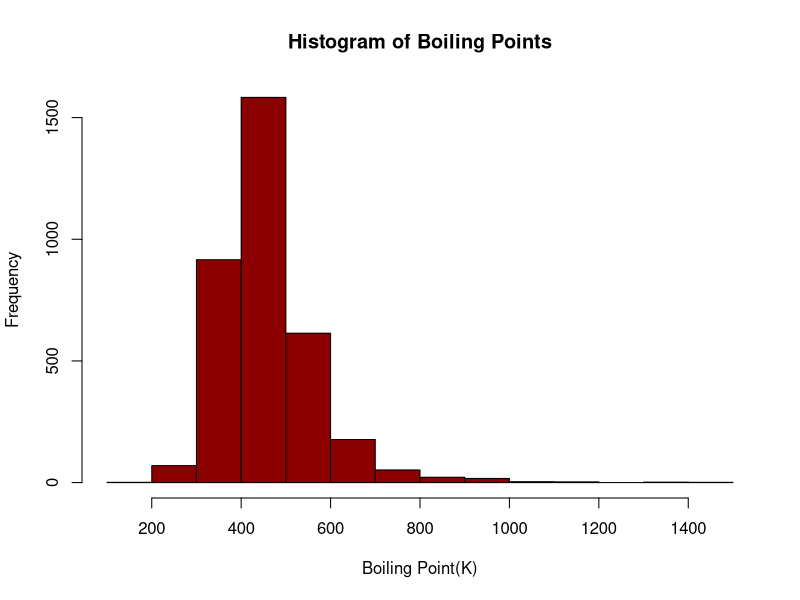
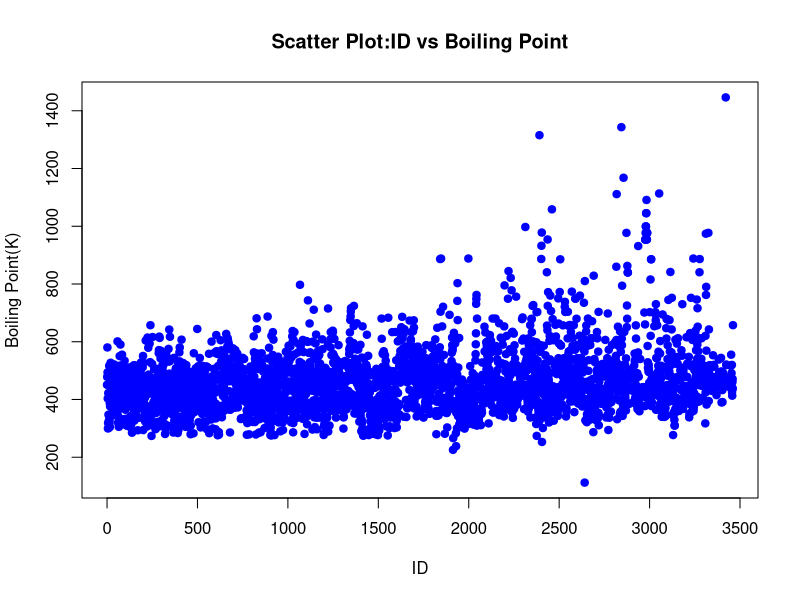

Source code (R) for these figures, in order:
#Loading necessary packages
#readr is used for reading csv files
install.packages("readr")
library(readr)

#Set working directory
setwd("C:/Users/hp/Downloads")

#Reading the csv file
bp<-read.csv("bp_data.csv")

#Showing first 6 rows
head(bp)

#Showing number of rows
nrow(bp)

#Showing number of columns
ncol(bp)

#Showing column names
names(bp)

#Checking structure of dataset
str(bp)

#Basic descriptive statistics of data
summary(bp)

#Checking for missing values
colSums(is.na(bp))

#Removing rows where bp_K is missing
clean_data<-na.omit(bp)

#Viewing cleaned data
head(clean_data)

#Manual descriptive statistics
mean_bp<-mean(clean_data$bp_K)
median_bp<-median(clean_data$bp_K)
sd_bp<-sd(clean_data$bp_K)

mean_bp
median_bp
sd_bp

#Histogram of boiling point
hist(clean_data$bp_K,
     main="Histogram of Boiling Points",
     xlab="Boiling Point(K)",
     col="darkred",
     border="black")

#Scatter plot between id and boiling point
plot(clean_data$id,clean_data$bp_K,
     main="Scatter Plot:ID vs Boiling Point",
     xlab="ID",
     ylab="Boiling Point(K)",
     pch=19,
     col="blue")

#Finding range
range_bp<-function(x){
  max(x)-min(x)
}

range_bp(clean_data$bp_K)

#Converting kelvin to celsius
kelvin_to_celsius<-function(K){
  K-273.15
}
clean_data$bp_C<-
  kelvin_to_celsius(clean_data$bp_K)
head(clean_data)

#Correlation analysis
cor(clean_data$id,clean_data$bp_K)

#Hypothesis testing
#Calculating if the mean boiling point significantly different from 400K?
t.test(clean_data$bp_K,mu=400)

#Export clean data
write_csv(clean_data,"clean_bp_data.csv")